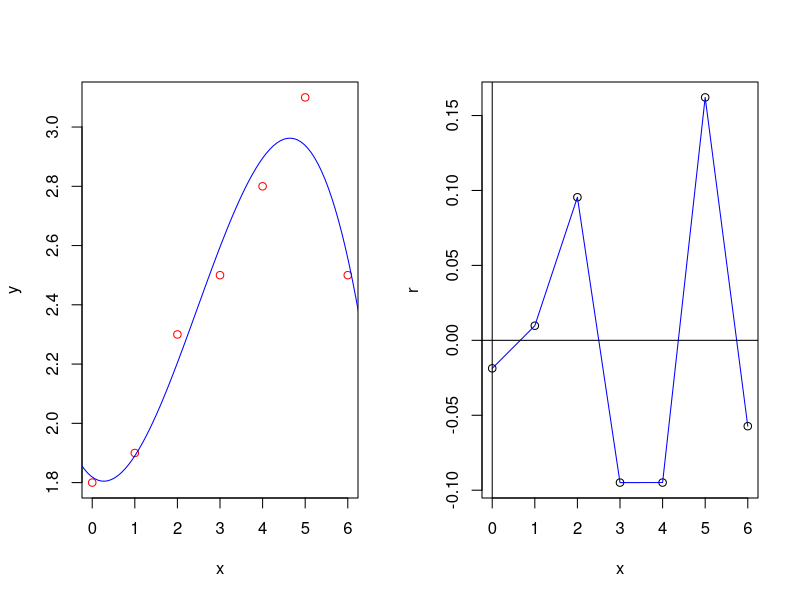

Generate this figure with R:
x = c(0, 1, 2, 3, 4, 5, 6)
y = c(1.8, 1.9, 2.3, 2.5, 2.8, 3.1, 2.5)
n = 7

#x = c(-1.5, -1, -0.5, 0, 0.5, 1, 1.5, 2, 2.5)
#y = c(9.8, 6.4, 5.2, 1.7, 2.9, 5.6, 7.2, 16.5, 27.5)
#n = 9; k = 3

FunModel = function(x,a)
{
	return( a[1]+a[2]*x+a[3]*x^2+a[4]*x^3)
}

FunMNK = function(a)
{
 	S = 0
	for(i in 1:n) 
		S = S + (y[i]-FunModel(x[i],a))^2
	return ( S )
}

a0 = c(0,0,0,0)
res = optim(fn=FunMNK, par=a0)
a1 = res$par
a1

FunMNK(a1)

ym = FunModel(x,a1)
r = y - ym
a = -1; b = 7; n = 100
h = (b-a)/(n-1)
x1 = c(1:n)
for(i in 1:n) { x1[i] = a + h*(i-1) }
y1m = FunModel(x1,a1)
par(mfrow=c(1, 2))
plot(x, y, type="p", col="red")
lines(x1, y1m, col="blue")
plot(x, r, type="p")
lines(x, r, col="blue")
abline(h=0)
abline(v=0)